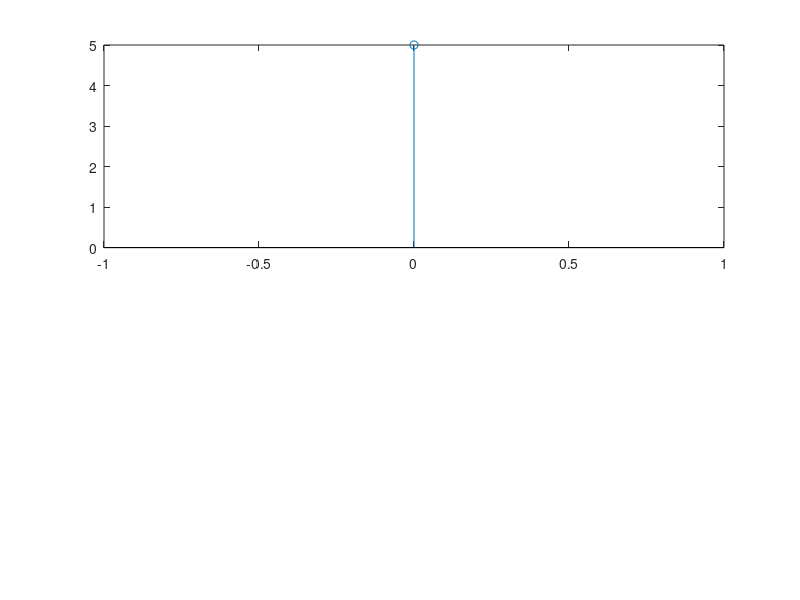

This figure's MATLAB source: (Note: this script raises an error after producing the figure.)
clc;
clear all;
close all;
x=input('enter the sequence');
n=0:1:length(x)-1;
subplot(2,1,1);
stem(n,x);
y=xcorr(x);
disp(y);
subplot(2,1,2);
N=-length(x)+1:length(x)-1;
stem(N,y);